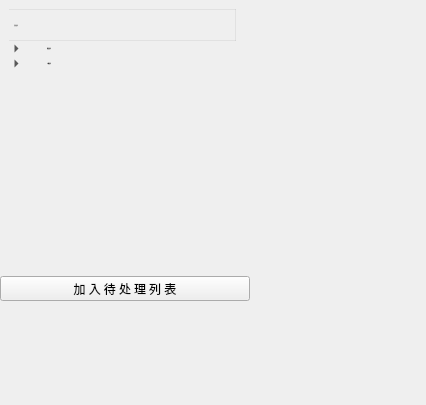
<?xml version="1.0" encoding="UTF-8"?>
<ui version="4.0">
 <class>Dui</class>
 <widget class="QWidget" name="Dui">
  <property name="geometry">
   <rect>
    <x>0</x>
    <y>0</y>
    <width>426</width>
    <height>405</height>
   </rect>
  </property>
  <property name="font">
   <font>
    <family>萝莉体</family>
   </font>
  </property>
  <property name="windowTitle">
   <string>Form</string>
  </property>
  <widget class="QWidget" name="layoutWidget">
   <property name="geometry">
    <rect>
     <x>0</x>
     <y>0</y>
     <width>252</width>
     <height>303</height>
    </rect>
   </property>
   <layout class="QVBoxLayout" name="verticalLayout_2">
    <item>
     <widget class="SimpleCardWidget" name="SimpleCardWidget">
      <property name="minimumSize">
       <size>
        <width>225</width>
        <height>270</height>
       </size>
      </property>
      <property name="maximumSize">
       <size>
        <width>250</width>
        <height>270</height>
       </size>
      </property>
      <property name="focusPolicy">
       <enum>Qt::ClickFocus</enum>
      </property>
      <layout class="QGridLayout" name="gridLayout_6">
       <item row="0" column="1">
        <widget class="TreeWidget" name="TreeWidget">
         <property name="font">
          <font>
           <family>萝莉体</family>
           <pointsize>-1</pointsize>
           <weight>50</weight>
           <italic>false</italic>
           <bold>false</bold>
          </font>
         </property>
         <property name="styleSheet">
          <string notr="true">QTreeView {
    background-color: transparent;
    border: none;
    border-radius: 5px;
    outline: 0;
    padding-right: 5px;
    font: 12px '萝莉体';
    selection-background-color: transparent;
}

QTreeView[isBorderVisible=true] {
    border: 1px solid rgba(0, 0, 0, 15);
}

QTreeView::item {
    padding: 4px;
    margin-top: 2px;
    margin-bottom: 2px;
    padding-left: 20px;
    border-radius: 5px;
    /* color: black; */
}

QTreeView::branch:has-children:!has-siblings:closed,
QTreeView::branch:closed:has-children:has-siblings {
    image: url(:/qfluentwidgets/images/tree_view/TreeViewClose_black.svg);
}

QTreeView::branch:open:has-children:!has-siblings,
QTreeView::branch:open:has-children:has-siblings {
    image: url(:/qfluentwidgets/images/tree_view/TreeViewOpen_black.svg);
}

QTreeView:disabled {
    color: rgba(0, 0, 0, 110);
}

QTreeView::indicator {
    width: 18px;
    height: 18px;
    border-radius: 5px;
    border: none;
    background-color: transparent;
}


QHeaderView {
    background-color: transparent;
}

QHeaderView::section {
    background-color: transparent;
    color: rgb(96, 96, 96);
    padding-left: 5px;
    padding-right: 5px;
    border: 1px solid rgba(0, 0, 0, 15);
    font: 15px '萝莉体';
}

QHeaderView::section:horizontal {
    border-left: none;
    height: 30px;
}

QTreeView[isBorderVisible=true] QHeaderView::section:horizontal {
    border-top: none;
}

QHeaderView::section:horizontal:last {
    border-right: none;
}

QHeaderView::section:vertical {
    border-top: none;
}

QHeaderView::section:checked {
    background-color: transparent;
}

QHeaderView::down-arrow {
    subcontrol-origin: padding;
    subcontrol-position: center right;
    margin-right: 6px;
    image: url(:/qfluentwidgets/images/table_view/Down_black.svg);
}

QHeaderView::up-arrow {
    subcontrol-origin: padding;
    subcontrol-position: center right;
    margin-right: 6px;
    image: url(:/qfluentwidgets/images/table_view/Up_black.svg);
}

QTableCornerButton::section {
    background-color: transparent;
    border: 1px solid rgba(0, 0, 0, 15);
}

QTableCornerButton::section:pressed {
    background-color: rgba(0, 0, 0, 12);
}</string>
         </property>
         <property name="dragEnabled">
          <bool>false</bool>
         </property>
         <property name="autoExpandDelay">
          <number>-1</number>
         </property>
         <property name="indentation">
          <number>15</number>
         </property>
         <property name="rootIsDecorated">
          <bool>true</bool>
         </property>
         <property name="uniformRowHeights">
          <bool>false</bool>
         </property>
         <property name="sortingEnabled">
          <bool>false</bool>
         </property>
         <property name="animated">
          <bool>true</bool>
         </property>
         <property name="allColumnsShowFocus">
          <bool>false</bool>
         </property>
         <property name="wordWrap">
          <bool>false</bool>
         </property>
         <property name="headerHidden">
          <bool>false</bool>
         </property>
         <property name="columnCount">
          <number>1</number>
         </property>
         <attribute name="headerVisible">
          <bool>true</bool>
         </attribute>
         <attribute name="headerCascadingSectionResizes">
          <bool>false</bool>
         </attribute>
         <attribute name="headerHighlightSections">
          <bool>false</bool>
         </attribute>
         <column>
          <property name="text">
           <string notr="true">可选矩阵</string>
          </property>
         </column>
         <item>
          <property name="text">
           <string>特殊矩阵</string>
          </property>
          <item>
           <property name="text">
            <string>  3x5</string>
           </property>
          </item>
          <item>
           <property name="text">
            <string>  5x3</string>
           </property>
          </item>
          <item>
           <property name="text">
            <string>  5x5</string>
           </property>
          </item>
         </item>
         <item>
          <property name="text">
           <string>二幂矩阵</string>
          </property>
          <item>
           <property name="text">
            <string>  2x2</string>
           </property>
          </item>
          <item>
           <property name="text">
            <string>  4x4</string>
           </property>
          </item>
          <item>
           <property name="text">
            <string>  8x8</string>
           </property>
          </item>
          <item>
           <property name="text">
            <string>16x16</string>
           </property>
          </item>
          <item>
           <property name="text">
            <string>32x32</string>
           </property>
          </item>
          <item>
           <property name="text">
            <string>64x64</string>
           </property>
          </item>
         </item>
        </widget>
       </item>
      </layout>
     </widget>
    </item>
    <item>
     <widget class="PushButton" name="PushButton_SF">
      <property name="minimumSize">
       <size>
        <width>250</width>
        <height>25</height>
       </size>
      </property>
      <property name="maximumSize">
       <size>
        <width>250</width>
        <height>25</height>
       </size>
      </property>
      <property name="font">
       <font>
        <family>萝莉体</family>
        <pointsize>9</pointsize>
        <weight>50</weight>
        <bold>false</bold>
       </font>
      </property>
      <property name="text">
       <string>加 入 待 处 理 列 表</string>
      </property>
     </widget>
    </item>
   </layout>
  </widget>
 </widget>
 <customwidgets>
  <customwidget>
   <class>PushButton</class>
   <extends>QPushButton</extends>
   <header>qfluentwidgets</header>
  </customwidget>
  <customwidget>
   <class>CardWidget</class>
   <extends>QFrame</extends>
   <header>qfluentwidgets</header>
   <container>1</container>
  </customwidget>
  <customwidget>
   <class>SimpleCardWidget</class>
   <extends>CardWidget</extends>
   <header>qfluentwidgets</header>
   <container>1</container>
  </customwidget>
  <customwidget>
   <class>TreeWidget</class>
   <extends>QTreeWidget</extends>
   <header>qfluentwidgets</header>
  </customwidget>
 </customwidgets>
 <resources/>
 <connections/>
</ui>
